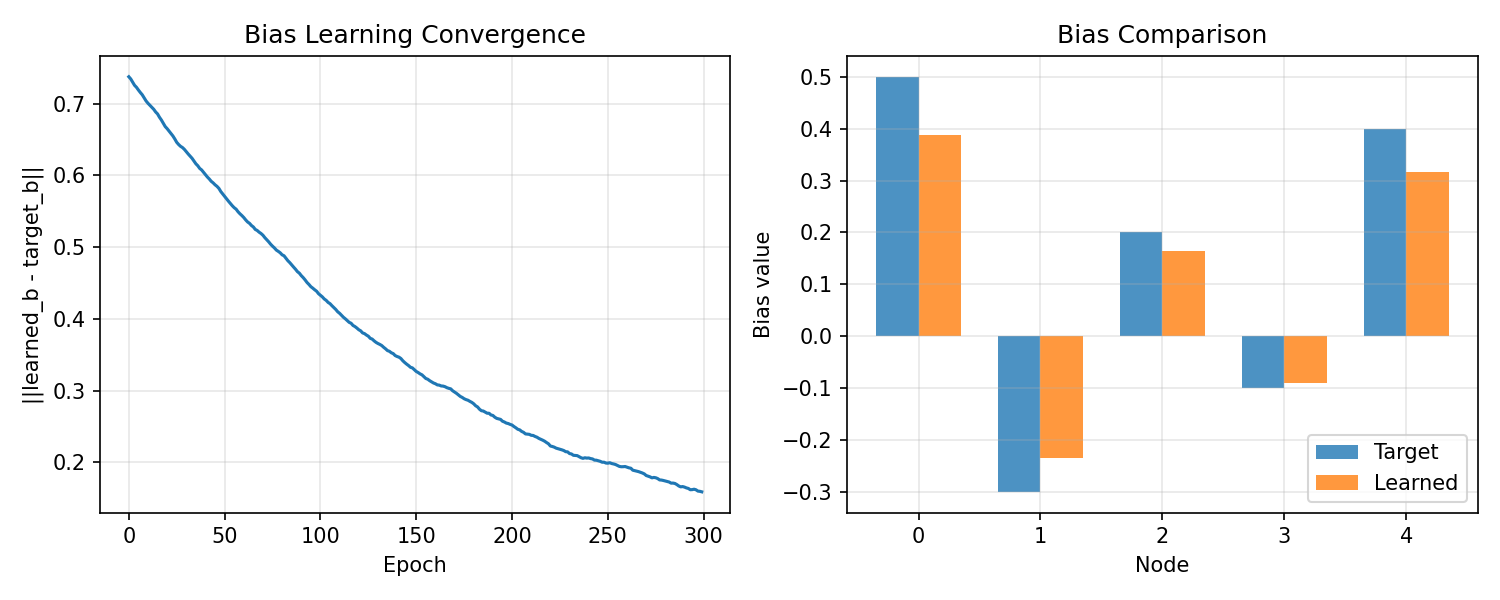

Write the Python code that produced this figure.
"""
Multi-dimensional verification - biases only, then add couplings.
"""

import numpy as np
import matplotlib
matplotlib.use('Agg')
import matplotlib.pyplot as plt

np.random.seed(42)

N = 5  # nodes
mu = 1.0
kT = 1.0
dt = 0.01
n_steps = 100
n_replicas = 100
n_epochs = 300
lr = 1.0

# Target biases
target_b = np.array([0.5, -0.3, 0.2, -0.1, 0.4])

# Potential: V = 0.5 * sum(x_i^2) + sum(b_i * x_i)
# So ∂V/∂x_i = x_i + b_i
# Equilibrium at x_i = -b_i

def langevin_step(x, b):
    """One step with V = 0.5*|x|^2 + b·x"""
    grad_V = x + b
    noise = np.random.randn(N)
    dx = -mu * grad_V * dt + np.sqrt(2 * kT * mu * dt) * noise
    return x + dx


# Initialize learned biases
learned_b = np.zeros(N)

print(f"Target b = {target_b}")
print(f"Initial learned b = {learned_b}")
print()

errors = []

for epoch in range(n_epochs):
    total_grad = np.zeros(N)
    count = 0

    for r in range(n_replicas):
        x = np.random.randn(N) * 0.5
        for k in range(n_steps):
            x_k = x.copy()
            x = langevin_step(x, target_b)  # Step with TARGET
            x_kp1 = x.copy()

            # Compute gradient under LEARNED model
            dx = x_kp1 - x_k
            grad_V_learned = x_k + learned_b
            expected_dx_learned = -mu * grad_V_learned * dt
            residual = dx - expected_dx_learned

            # ∂(log P)/∂b_i = -residual_i / (2kT)
            grad = -residual / (2 * kT)
            total_grad += grad
            count += 1

    avg_grad = total_grad / count

    # Gradient ASCENT on log P
    learned_b = learned_b + lr * avg_grad

    error = np.linalg.norm(learned_b - target_b)
    errors.append(error)

    if epoch % 30 == 0:
        print(f"Epoch {epoch}: error = {error:.4f}")

print()
print(f"Final learned b = {learned_b}")
print(f"Target b        = {target_b}")
print(f"Final error = {errors[-1]:.4f}")

# Plot
plt.figure(figsize=(10, 4))

plt.subplot(1, 2, 1)
plt.plot(errors)
plt.xlabel('Epoch')
plt.ylabel('||learned_b - target_b||')
plt.title('Bias Learning Convergence')
plt.grid(True, alpha=0.3)

plt.subplot(1, 2, 2)
x = np.arange(N)
width = 0.35
plt.bar(x - width/2, target_b, width, label='Target', alpha=0.8)
plt.bar(x + width/2, learned_b, width, label='Learned', alpha=0.8)
plt.xlabel('Node')
plt.ylabel('Bias value')
plt.title('Bias Comparison')
plt.legend()
plt.grid(True, alpha=0.3)

plt.tight_layout()
plt.savefig('verify_multi.png', dpi=150)
print("\nSaved to verify_multi.png")
